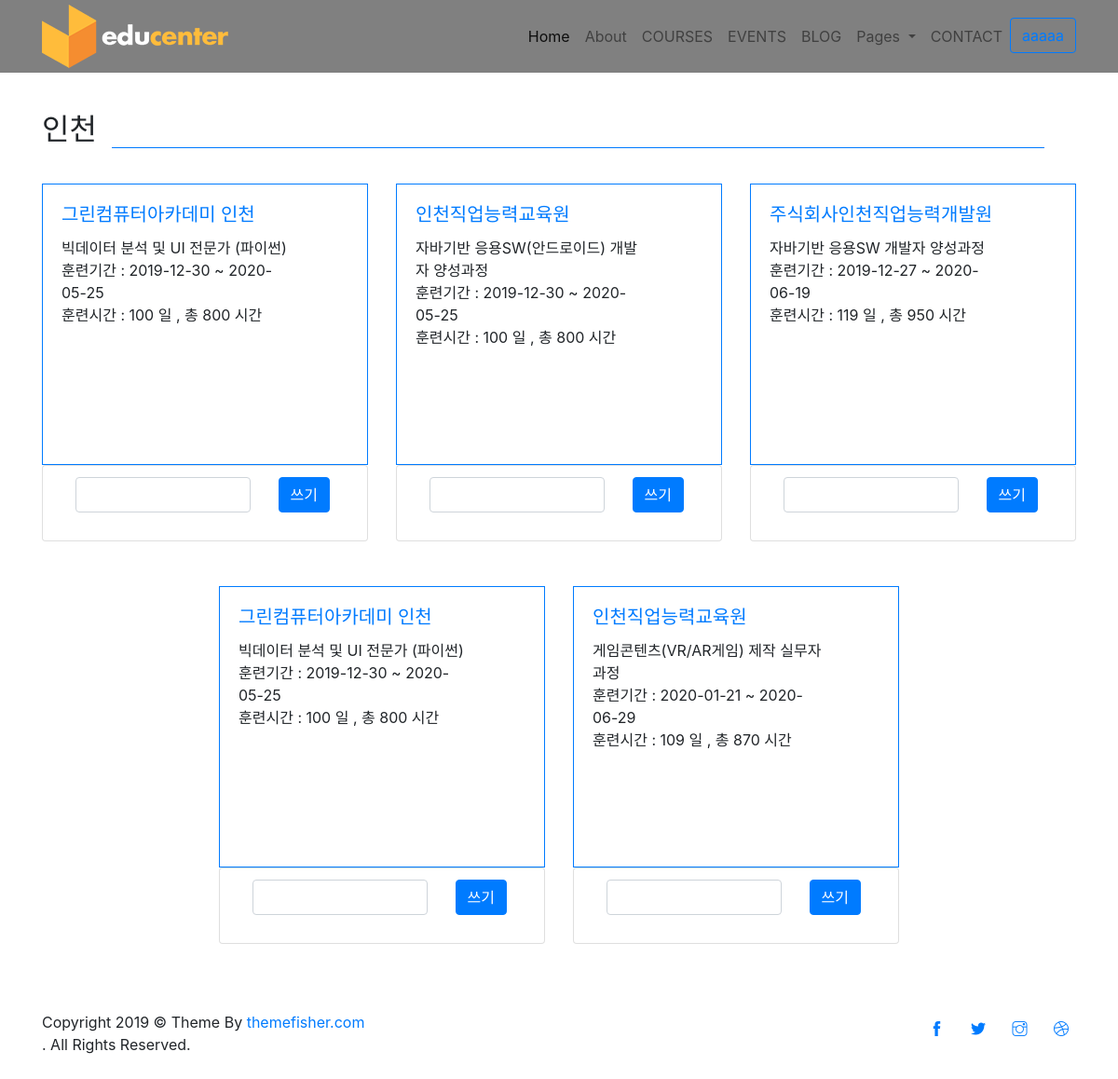
The page /window/window/incheon/ (signed in) on the database its author committed.
### itess/models.py (models this page shows)
class Information(models.Model):
    title = models.CharField(max_length=300)
    academy = models.CharField(max_length=300)
    info = models.CharField(max_length=300)
    link = models.CharField(max_length=300)
    academy_title = models.CharField(max_length=300)
    academy_num= models.CharField(max_length=300)
    training_date = models.CharField(max_length= 300)
    pay = models.CharField(max_length= 300)
    training_wage = models.CharField(max_length= 300)
    people = models.CharField(max_length= 300)
    training_time = models.CharField(max_length= 300)
    code = models.CharField(max_length=100)
    topic = models.ForeignKey(Topic, on_delete=models.CASCADE, related_name='courses')

### window/views.py (the view)
# urls.py: path('window/incheon/', window_views.incheon, name = "incheon"),
def incheon(request):
    return render(request, 'window/incheon.html', context)

### window/templates/window/incheon.html (shortened to what this page needs)
<!DOCTYPE html>
<html lang="zxx">
{% load static %}
<head>
  <link rel="stylesheet" href="{% static 'plugins/bootstrap/bootstrap.min.css' %}">
  <link rel="stylesheet" href="{% static 'plugins/slick/slick.css' %}">
  <link rel="stylesheet" href="{% static 'plugins/themify-icons/themify-icons.css'%}">
  <link rel="stylesheet" href="{% static 'plugins/animate/animate.css'%}">
  <link rel="stylesheet" href="{% static 'plugins/venobox/venobox.css'%}">
    <link rel="stylesheet" href="https://stackpath.bootstrapcdn.com/bootstrap/4.4.1/css/bootstrap.min.css">
</head>
<body>
  <header class="fixed-top header">
    <div class="navigation w-100" >
      <div class="container">
        <nav class="navbar navbar-expand-lg navbar-light p-0">
          <a class="navbar-brand" href="{% url 'window:menu'%}"><img src="{% static 'images/logo.png' %}" alt="logo"></a>
          <div class="collapse navbar-collapse" id="navigation">
            <ul class="navbar-nav ml-auto text-center">
              <li class="nav-item active">
                <a class="nav-link" href="{% url 'window:menu'%}">Home</a>
              </li>
              <li class="nav-item @@about">
                <a class="nav-link" href="{% url 'window:about'%}">About</a>
              </li>
              <li class="nav-item @@courses">
                <a class="nav-link" href="courses.html">COURSES</a>
              </li>
              <li class="nav-item @@events">
                <a class="nav-link" href="events.html">EVENTS</a>
              </li>
              <li class="nav-item @@blog">
                <a class="nav-link" href="blog.html">BLOG</a>
              </li>
              <li class="nav-item dropdown view">
                <a class="nav-link dropdown-toggle" href="#" id="navbarDropdown" role="button" data-toggle="dropdown"
                  aria-haspopup="true" aria-expanded="false">
                  Pages
                </a>
              </li>
              <li class="nav-item @@contact">
                <a class="nav-link" href="contact.html">CONTACT</a>
              </li>
                <li>
                   {% if user.is_authenticated %}
                    <a class="btn btn-outline-primary" href="{% url 'accounts:logout' %}">{{user.username}}</a>
                    {% else %}
                    <a class="btn btn-outline-dark" href="{% url 'accounts:login' %}">로그인 </a>
                    <a class="btn btn-outline-dark" href="{% url 'accounts:signup' %}">회원가입</a>
                    {% endif %}
                </li>
            </ul>
          </div>
        </nav>
      </div>
    </div>
  </header>
  <br>
  <br>
  <br>
   <br>
    <br>
  <section class="section-sm">
    <div class="container">
      <div class="row">
        <div class="col-12">
          <div class="d-flex align-items-center section-title justify-content-between">
            <h2 class="mb-0 text-nowrap mr-3">인천<br><br></h2>
            <div class="border-top w-100 border-primary d-none d-sm-block"></div>
            <div>
              <a href="courses.html" class="btn btn-sm btn-primary-outline ml-sm-3 d-none d-sm-block"></a>
            </div>
          </div>
        </div>
      </div>
      <div class="row justify-content-center">
      {% for topic in all_data %}
      {% for info in topic.courses.all %}
      {% if info.academy_num == '인천' %}
      <div class="col-lg-4 col-sm-6 mb-5 item">
          <div class="card p-0 border-primary rounded-0 hover-shadow">
            <div class="card-body" >
              <a href = "{{info.link}}" target="_blank">
              <h5 class="card-title text-primary">{{ info.academy_title }}
              </a></h5>
                <ul class="list-inline mb-2">
                  <li class="list-inline-item">{{ info.title }}</li>
                  <li class="list-inline-item">{{ info.training_date }}</li>
                  <li class="list-inline-item">{{ info.training_time }}</li>
                </ul>
            </div>
          </div>
          <div class="card col-12">
            <div class="card-comment">
              <ul class="list-group list-group-flush">
                <li class="list-group-item">
                    <form action= "{% url 'window:comment' topic.name %}" class="commentForm" >
                      <div class="row">
                        <div class="col-9">
                          <input type="text" class="form-control commentInput">
                        </div>
                        <div class="col-3 text-center">
                          <input type="submit" class="btn btn-primary" value="쓰기">
                        </div>
                      </div>
                    </form>
                </li>
              </ul>
            </div>
          </div>
        </div>
        {% endif %}
      {% endfor %}
      {% endfor %}
      <div class="row">
        <div class="col-12 text-center">
        </div>
      </div>
    </div>
  </section>
  <footer>
    <div class="copyright py-4 bg-footer">
      <div class="container">
        <div class="row">
          <div class="col-sm-7 text-sm-left text-center">
            <p class="mb-0">Copyright
              © Theme By <a href="https://themefisher.com">themefisher.com</a></p> . All Rights Reserved.
          </div>
          <div class="col-sm-5 text-sm-right text-center">
            <ul class="list-inline">
              <li class="list-inline-item"><a class="d-inline-block p-2" href="https://www.facebook.com/themefisher"><i
                    class="ti-facebook text-primary"></i></a></li>
              <li class="list-inline-item"><a class="d-inline-block p-2" href="https://www.twitter.com/themefisher"><i
                    class="ti-twitter-alt text-primary"></i></a></li>
              <li class="list-inline-item"><a class="d-inline-block p-2" href="#"><i
                    class="ti-instagram text-primary"></i></a></li>
              <li class="list-inline-item"><a class="d-inline-block p-2" href="https://dribbble.com/themefisher"><i
                    class="ti-dribbble text-primary"></i></a></li>
            </ul>
          </div>
        </div>
      </div>
    </div>
  </footer>
</body>
</html>

### window/templates/window/incheon.html (style rules this page uses)
.navigation { background-color: gray; }
.card-body { width: 300px; height: 300px; }
.card-comment { width: 300px; height: 80px; }

### rows shown on the page
Information: academy_title "그린컴퓨터아카데미 인천", title "빅데이터 분석 및 UI 전문가 (파이썬)", training_date "훈련기간 : 2019-12-30 ~ 2020-05-25", training_time "훈련시간 : 100 일 , 총 800 시간"
Information: academy_title "인천직업능력교육원", title "자바기반 응용SW(안드로이드) 개발자 양성과정", training_date "훈련기간 : 2019-12-30 ~ 2020-05-25", training_time "훈련시간 : 100 일 , 총 800 시간"
Information: academy_title "주식회사인천직업능력개발원", title "자바기반 응용SW 개발자 양성과정", training_date "훈련기간 : 2019-12-27 ~ 2020-06-19", training_time "훈련시간 : 119 일 , 총 950 시간"
Information: academy_title "그린컴퓨터아카데미 인천", title "빅데이터 분석 및 UI 전문가 (파이썬)", training_date "훈련기간 : 2019-12-30 ~ 2020-05-25", training_time "훈련시간 : 100 일 , 총 800 시간"
Information: academy_title "인천직업능력교육원", title "게임콘텐츠(VR/AR게임) 제작 실무자 과정", training_date "훈련기간 : 2020-01-21 ~ 2020-06-29", training_time "훈련시간 : 109 일 , 총 870 시간"

### other values the page prints
{{ user.username }} "aaaaa"
